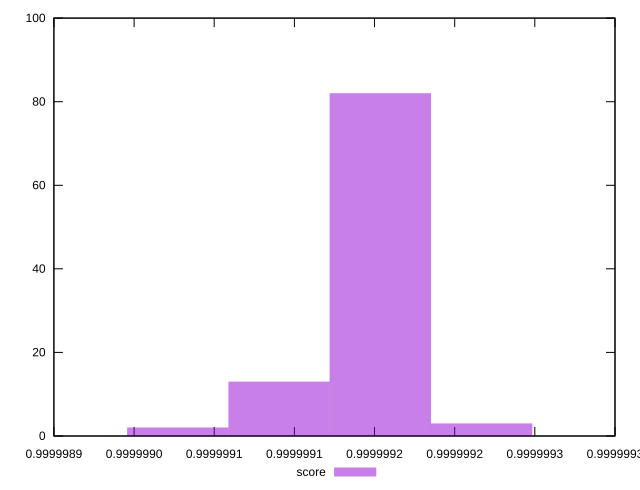

Here is the gnuplot script that generated this plot:
reset
set terminal svg size 640, 490
set output "reprap/interactive/samples/empty/score/histogram.svg"

$score <<EOF
0.9999990272287442 2
0.999999153593121 82
0.9999990904109326 13
0.9999992167753093 3
EOF

set key outside below
set boxwidth 6.318218836958484e-8
set yrange [0:100]
set style fill transparent solid 0.5 noborder

plot \
  $score title "score" with boxes, \


reset
